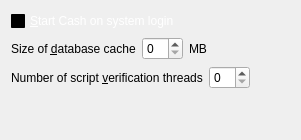
     <widget class="QWidget" name="tabMain">
      <attribute name="title">
       <string>&amp;Main</string>
      </attribute>
      <layout class="QVBoxLayout" name="verticalLayout_Main">
       <item>
        <widget class="QCheckBox" name="cashAtStartup">
         <property name="palette">
          <palette>
           <active>
            <colorrole role="WindowText">
             <brush brushstyle="SolidPattern">
              <color alpha="255">
               <red>255</red>
               <green>255</green>
               <blue>255</blue>
              </color>
             </brush>
            </colorrole>
            <colorrole role="Button">
             <brush brushstyle="SolidPattern">
              <color alpha="255">
               <red>0</red>
               <green>0</green>
               <blue>0</blue>
              </color>
             </brush>
            </colorrole>
            <colorrole role="Light">
             <brush brushstyle="SolidPattern">
              <color alpha="255">
               <red>0</red>
               <green>0</green>
               <blue>0</blue>
              </color>
             </brush>
            </colorrole>
            <colorrole role="Midlight">
             <brush brushstyle="SolidPattern">
              <color alpha="255">
               <red>0</red>
               <green>0</green>
               <blue>0</blue>
              </color>
             </brush>
            </colorrole>
            <colorrole role="Dark">
             <brush brushstyle="SolidPattern">
              <color alpha="255">
               <red>0</red>
               <green>0</green>
               <blue>0</blue>
              </color>
             </brush>
            </colorrole>
            <colorrole role="Mid">
             <brush brushstyle="SolidPattern">
              <color alpha="255">
               <red>0</red>
               <green>0</green>
               <blue>0</blue>
              </color>
             </brush>
            </colorrole>
            <colorrole role="Text">
             <brush brushstyle="SolidPattern">
              <color alpha="255">
               <red>255</red>
               <green>255</green>
               <blue>255</blue>
              </color>
             </brush>
            </colorrole>
            <colorrole role="BrightText">
             <brush brushstyle="SolidPattern">
              <color alpha="255">
               <red>255</red>
               <green>255</green>
               <blue>255</blue>
              </color>
             </brush>
            </colorrole>
            <colorrole role="ButtonText">
             <brush brushstyle="SolidPattern">
              <color alpha="255">
               <red>255</red>
               <green>255</green>
               <blue>255</blue>
              </color>
             </brush>
            </colorrole>
            <colorrole role="Base">
             <brush brushstyle="SolidPattern">
              <color alpha="255">
               <red>0</red>
               <green>0</green>
               <blue>0</blue>
              </color>
             </brush>
            </colorrole>
            <colorrole role="Window">
             <brush brushstyle="SolidPattern">
              <color alpha="255">
               <red>0</red>
               <green>0</green>
               <blue>0</blue>
              </color>
             </brush>
            </colorrole>
            <colorrole role="Shadow">
             <brush brushstyle="SolidPattern">
              <color alpha="255">
               <red>0</red>
               <green>0</green>
               <blue>0</blue>
              </color>
             </brush>
            </colorrole>
            <colorrole role="AlternateBase">
             <brush brushstyle="SolidPattern">
              <color alpha="255">
               <red>0</red>
               <green>0</green>
               <blue>0</blue>
              </color>
             </brush>
            </colorrole>
            <colorrole role="ToolTipBase">
             <brush brushstyle="SolidPattern">
              <color alpha="255">
               <red>255</red>
               <green>255</green>
               <blue>220</blue>
              </color>
             </brush>
            </colorrole>
            <colorrole role="ToolTipText">
             <brush brushstyle="SolidPattern">
              <color alpha="255">
               <red>0</red>
               <green>0</green>
               <blue>0</blue>
              </color>
             </brush>
            </colorrole>
           </active>
           <inactive>
            <colorrole role="WindowText">
             <brush brushstyle="SolidPattern">
              <color alpha="255">
               <red>255</red>
               <green>255</green>
               <blue>255</blue>
              </color>
             </brush>
            </colorrole>
            <colorrole role="Button">
             <brush brushstyle="SolidPattern">
              <color alpha="255">
               <red>0</red>
               <green>0</green>
               <blue>0</blue>
              </color>
             </brush>
            </colorrole>
            <colorrole role="Light">
             <brush brushstyle="SolidPattern">
              <color alpha="255">
               <red>0</red>
               <green>0</green>
               <blue>0</blue>
              </color>
             </brush>
            </colorrole>
            <colorrole role="Midlight">
             <brush brushstyle="SolidPattern">
              <color alpha="255">
               <red>0</red>
               <green>0</green>
               <blue>0</blue>
              </color>
             </brush>
            </colorrole>
            <colorrole role="Dark">
             <brush brushstyle="SolidPattern">
              <color alpha="255">
               <red>0</red>
               <green>0</green>
               <blue>0</blue>
              </color>
             </brush>
            </colorrole>
            <colorrole role="Mid">
             <brush brushstyle="SolidPattern">
              <color alpha="255">
               <red>0</red>
               <green>0</green>
               <blue>0</blue>
              </color>
             </brush>
            </colorrole>
            <colorrole role="Text">
             <brush brushstyle="SolidPattern">
              <color alpha="255">
               <red>255</red>
               <green>255</green>
               <blue>255</blue>
              </color>
             </brush>
            </colorrole>
            <colorrole role="BrightText">
             <brush brushstyle="SolidPattern">
              <color alpha="255">
               <red>255</red>
               <green>255</green>
               <blue>255</blue>
              </color>
             </brush>
            </colorrole>
            <colorrole role="ButtonText">
             <brush brushstyle="SolidPattern">
              <color alpha="255">
               <red>255</red>
               <green>255</green>
               <blue>255</blue>
              </color>
             </brush>
            </colorrole>
            <colorrole role="Base">
             <brush brushstyle="SolidPattern">
              <color alpha="255">
               <red>0</red>
               <green>0</green>
               <blue>0</blue>
              </color>
             </brush>
            </colorrole>
            <colorrole role="Window">
             <brush brushstyle="SolidPattern">
              <color alpha="255">
               <red>0</red>
               <green>0</green>
               <blue>0</blue>
              </color>
             </brush>
            </colorrole>
            <colorrole role="Shadow">
             <brush brushstyle="SolidPattern">
              <color alpha="255">
               <red>0</red>
               <green>0</green>
               <blue>0</blue>
              </color>
             </brush>
            </colorrole>
            <colorrole role="AlternateBase">
             <brush brushstyle="SolidPattern">
              <color alpha="255">
               <red>0</red>
               <green>0</green>
               <blue>0</blue>
              </color>
             </brush>
            </colorrole>
            <colorrole role="ToolTipBase">
             <brush brushstyle="SolidPattern">
              <color alpha="255">
               <red>255</red>
               <green>255</green>
               <blue>220</blue>
              </color>
             </brush>
            </colorrole>
            <colorrole role="ToolTipText">
             <brush brushstyle="SolidPattern">
              <color alpha="255">
               <red>0</red>
               <green>0</green>
               <blue>0</blue>
              </color>
             </brush>
            </colorrole>
           </inactive>
           <disabled>
            <colorrole role="WindowText">
             <brush brushstyle="SolidPattern">
              <color alpha="255">
               <red>0</red>
               <green>0</green>
               <blue>0</blue>
              </color>
             </brush>
            </colorrole>
            <colorrole role="Button">
             <brush brushstyle="SolidPattern">
              <color alpha="255">
               <red>0</red>
               <green>0</green>
               <blue>0</blue>
              </color>
             </brush>
            </colorrole>
            <colorrole role="Light">
             <brush brushstyle="SolidPattern">
              <color alpha="255">
               <red>0</red>
               <green>0</green>
               <blue>0</blue>
              </color>
             </brush>
            </colorrole>
            <colorrole role="Midlight">
             <brush brushstyle="SolidPattern">
              <color alpha="255">
               <red>0</red>
               <green>0</green>
               <blue>0</blue>
              </color>
             </brush>
            </colorrole>
            <colorrole role="Dark">
             <brush brushstyle="SolidPattern">
              <color alpha="255">
               <red>0</red>
               <green>0</green>
               <blue>0</blue>
              </color>
             </brush>
            </colorrole>
            <colorrole role="Mid">
             <brush brushstyle="SolidPattern">
              <color alpha="255">
               <red>0</red>
               <green>0</green>
               <blue>0</blue>
              </color>
             </brush>
            </colorrole>
            <colorrole role="Text">
             <brush brushstyle="SolidPattern">
              <color alpha="255">
               <red>0</red>
               <green>0</green>
               <blue>0</blue>
              </color>
             </brush>
            </colorrole>
            <colorrole role="BrightText">
             <brush brushstyle="SolidPattern">
              <color alpha="255">
               <red>255</red>
               <green>255</green>
               <blue>255</blue>
              </color>
             </brush>
            </colorrole>
            <colorrole role="ButtonText">
             <brush brushstyle="SolidPattern">
              <color alpha="255">
               <red>0</red>
               <green>0</green>
               <blue>0</blue>
              </color>
             </brush>
            </colorrole>
            <colorrole role="Base">
             <brush brushstyle="SolidPattern">
              <color alpha="255">
               <red>0</red>
               <green>0</green>
               <blue>0</blue>
              </color>
             </brush>
            </colorrole>
            <colorrole role="Window">
             <brush brushstyle="SolidPattern">
              <color alpha="255">
               <red>0</red>
               <green>0</green>
               <blue>0</blue>
              </color>
             </brush>
            </colorrole>
            <colorrole role="Shadow">
             <brush brushstyle="SolidPattern">
              <color alpha="255">
               <red>0</red>
               <green>0</green>
               <blue>0</blue>
              </color>
             </brush>
            </colorrole>
            <colorrole role="AlternateBase">
             <brush brushstyle="SolidPattern">
              <color alpha="255">
               <red>0</red>
               <green>0</green>
               <blue>0</blue>
              </color>
             </brush>
            </colorrole>
            <colorrole role="ToolTipBase">
             <brush brushstyle="SolidPattern">
              <color alpha="255">
               <red>255</red>
               <green>255</green>
               <blue>220</blue>
              </color>
             </brush>
            </colorrole>
            <colorrole role="ToolTipText">
             <brush brushstyle="SolidPattern">
              <color alpha="255">
               <red>0</red>
               <green>0</green>
               <blue>0</blue>
              </color>
             </brush>
            </colorrole>
           </disabled>
          </palette>
         </property>
         <property name="toolTip">
          <string>Automatically start Cash after logging in to the system.</string>
         </property>
         <property name="text">
          <string>&amp;Start Cash on system login</string>
         </property>
        </widget>
       </item>
       <item>
        <layout class="QHBoxLayout" name="horizontalLayout_2_Main">
         <item>
          <widget class="QLabel" name="databaseCacheLabel">
           <property name="text">
            <string>Size of &amp;database cache</string>
           </property>
           <property name="textFormat">
            <enum>Qt::PlainText</enum>
           </property>
           <property name="buddy">
            <cstring>databaseCache</cstring>
           </property>
          </widget>
         </item>
         <item>
          <widget class="QSpinBox" name="databaseCache"/>
         </item>
         <item>
          <widget class="QLabel" name="databaseCacheUnitLabel">
           <property name="text">
            <string>MB</string>
           </property>
           <property name="textFormat">
            <enum>Qt::PlainText</enum>
           </property>
          </widget>
         </item>
         <item>
          <spacer name="horizontalSpacer_2_Main">
           <property name="orientation">
            <enum>Qt::Horizontal</enum>
           </property>
           <property name="sizeHint" stdset="0">
            <size>
             <width>40</width>
             <height>20</height>
            </size>
           </property>
          </spacer>
         </item>
        </layout>
       </item>
       <item>
        <layout class="QHBoxLayout" name="horizontalLayout_3_Main">
         <item>
          <widget class="QLabel" name="threadsScriptVerifLabel">
           <property name="text">
            <string>Number of script &amp;verification threads</string>
           </property>
           <property name="textFormat">
            <enum>Qt::PlainText</enum>
           </property>
           <property name="buddy">
            <cstring>threadsScriptVerif</cstring>
           </property>
          </widget>
         </item>
         <item>
          <widget class="QSpinBox" name="threadsScriptVerif">
           <property name="toolTip">
            <string>(0 = auto, &lt;0 = leave that many cores free)</string>
           </property>
          </widget>
         </item>
         <item>
          <spacer name="horizontalSpacer_3_Main">
           <property name="orientation">
            <enum>Qt::Horizontal</enum>
           </property>
           <property name="sizeHint" stdset="0">
            <size>
             <width>40</width>
             <height>20</height>
            </size>
           </property>
          </spacer>
         </item>
        </layout>
       </item>
       <item>
        <spacer name="verticalSpacer_Main">
         <property name="orientation">
          <enum>Qt::Vertical</enum>
         </property>
         <property name="sizeHint" stdset="0">
          <size>
           <width>20</width>
           <height>40</height>
          </size>
         </property>
        </spacer>
       </item>
      </layout>
     </widget>
